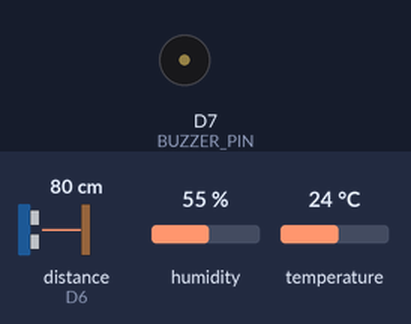
Simulated run of this sketch. Board: ESP8266 (NodeMCU). Parts: buzzer (waves = sounding, pin HIGH). Wiring (inferred from the names in the program): ultrasonic range finder: trigger D5; echo D6. The test bench sets the inputs (shaded band); at power-on: distance to the obstacle (sensor on D6) 80 cm, humidity 55 %, temperature 24 °C. The echo pulse lasts 58.3 µs per cm; WiFi joins after 1.5 s; servers stay silent unless stated; pins used as bus, display or sensor lines are not drawn; what the sketch prints to the serial monitor is not drawn.

Above: at 2.7 s.
2.8 s: distance to the obstacle (sensor on D6) set to 2 cm
5.5 s: distance to the obstacle (sensor on D6) set to 34 cm
At 14.12 s:
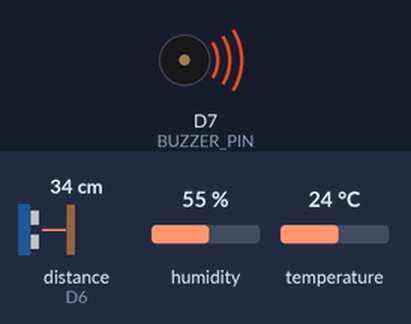
14.7 s: distance to the obstacle (sensor on D6) set to 42 cm
Timing chart, 0 to 17.7 s (numbered marks = the images above; inputs shaded):
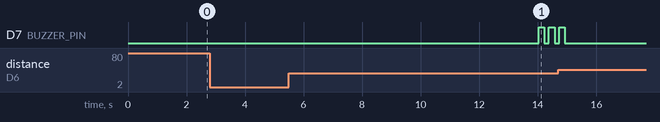

Measured:
- after the input at 2.8 s, every drawn part: stays the same

The sketch:

seat_ino_copy_20251127174309.ino
```cpp
#include <ESP8266WiFi.h>
#include <ESP8266WebServer.h>
#include "DHT.h"

const char* ssid = "ajin";
const char* password = "87654321";

#define DHT_PIN D4
#define DHT_TYPE DHT11
#define TRIG_PIN D5
#define ECHO_PIN D6
#define BUZZER_PIN D7

const unsigned long MEASURE_INTERVAL_MS = 2000;
const float OCCUPIED_DISTANCE_CM = 40.0;
const unsigned long ALARM_SECONDS = 10;

DHT dht(DHT_PIN, DHT_TYPE);
ESP8266WebServer server(80);

unsigned long lastMeasure = 0;
float lastTemp = NAN;
float lastHum = NAN;
float lastDistance = NAN;
bool occupied = false;
unsigned long occupiedStart = 0;
bool alarmPlaying = false;
unsigned long uptimeStart = 0;

void handleRoot() {
  String page = R"rawliteral(
    <!doctype html><html><head><meta charset="utf-8">
    <title>Seat Monitor</title>
    <meta name="viewport" content="width=device-width,initial-scale=1">
    <style>
      body{font-family:Arial,Helvetica,sans-serif;padding:18px;max-width:600px;margin:auto;background-color:light-blue}
      .card{border:1px solid #ddd;padding:12px;border-radius:8px;margin-bottom:12px}
      .big{font-size:1.6rem;font-weight:700}
      .small{color:#555}
      .muted{color:#777;font-size:0.9rem}
      button{padding:8px 12px;border-radius:6px;border:0;background:#1976d2;color:white}
      #aj{text-align:center;}
    </style>
    </head><body>
    <h1 id="aj">Seat Monitoring</h1>
    <h2>Seat Monitor</h2>
    <div id="info" class="card">Loading...</div>
    <div class="card small">Auto-updates every 2s</div>
    <script>
      function formatMinutes(min) {
        // show minutes as M min S sec if >1 minute, else show seconds
        try {
          var m = Math.floor(min);
          var seconds = Math.round((min - m) * 60);
          if (m > 0) return m + " min " + seconds + " s";
          return seconds + " s";
        } catch (e) { return min.toFixed(1) + " min"; }
      }

      async function fetchData(){
        try {
          const r = await fetch('/data');
          const j = await r.json();
          const status = j.occupied ? 'Occupied' : 'Empty';
          const minutesText = formatMinutes(Number(j.minutes_sitting));
          const html = `
            <div class="big">${status}</div>
            <div>Time sitting: <strong>${minutesText}</strong></div>
            <div>Distance: ${Number(j.distance).toFixed(1)} cm</div>
            <div>Temp: ${Number(j.temp).toFixed(1)} °C, Humidity: ${Number(j.humidity).toFixed(1)}%</div>
            <div class="muted">Uptime (s): ${j.uptime_s}</div>
          `;
          document.getElementById('info').innerHTML = html;
        } catch(e) {
          document.getElementById('info').innerText = 'Cannot fetch data';
        }
      }

      setInterval(fetchData, 2000);
      fetchData();
    </script>
    </body></html>
  )rawliteral";
  server.send(200, "text/html", page);
}


void handleData() {
  float minutes_sitting = 0.0;
  if (occupied && occupiedStart != 0) {
    minutes_sitting = (millis() - occupiedStart) / 60000.0;
  }

  String json = "{";
  json += "\"occupied\":" + String(occupied ? "true" : "false") + ",";
  json += "\"distance\":" + String(lastDistance) + ",";
  json += "\"temp\":" + String(lastTemp) + ",";
  json += "\"humidity\":" + String(lastHum) + ",";
  json += "\"uptime_s\":" + String((millis()-uptimeStart)/1000) + ",";
  json += "\"minutes_sitting\":" + String(minutes_sitting, 1);
  json += "}";
  server.send(200, "application/json", json);
}


void setup() {
  Serial.begin(115200);
  delay(10);
  Serial.println();
  Serial.println("Booting...");
  dht.begin();

  pinMode(TRIG_PIN, OUTPUT);
  pinMode(ECHO_PIN, INPUT);
  pinMode(BUZZER_PIN, OUTPUT);
  digitalWrite(TRIG_PIN, LOW);
  digitalWrite(BUZZER_PIN, LOW);

  WiFi.mode(WIFI_STA);
  WiFi.begin(ssid, password);
  Serial.printf("Connecting to WiFi '%s' ...\n", ssid);
  unsigned long t0 = millis();
  while (WiFi.status() != WL_CONNECTED && millis() - t0 < 15000) {
    delay(500);
    Serial.print(".");
  }
  if (WiFi.status() == WL_CONNECTED) {
    Serial.println();
    Serial.print("Connected. IP: ");
    Serial.println(WiFi.localIP());
  } else {
    Serial.println();
    Serial.println("WiFi connect failed (timeout).");
  }

  server.on("/", handleRoot);
  server.on("/data", handleData);
  server.begin();
  Serial.println("HTTP server started");

  uptimeStart = millis();
  lastMeasure = 0;

}

float measureDistanceCM() {
  digitalWrite(TRIG_PIN, LOW);
  delayMicroseconds(2);
  digitalWrite(TRIG_PIN, HIGH);
  delayMicroseconds(10);
  digitalWrite(TRIG_PIN, LOW);
  unsigned long duration = pulseIn(ECHO_PIN, HIGH, 30000UL);
  if (duration == 0) return 999.0;
  float cm = (duration / 2.0) / 29.1;
  return cm;
}

void playAlarmOnce() {
  for (int i=0;i<3;i++){
    digitalWrite(BUZZER_PIN, HIGH);
    delay(200);
    digitalWrite(BUZZER_PIN, LOW);
    delay(150);
  }
}

void loop() {
  server.handleClient();

  if (millis() - lastMeasure >= MEASURE_INTERVAL_MS) {
    lastMeasure = millis();
    lastTemp = dht.readTemperature();
    lastHum = dht.readHumidity();
    lastDistance = measureDistanceCM();
    Serial.printf("Temp: %.1f C, Hum: %.1f%%, Dist: %.1f cm\n", lastTemp, lastHum, lastDistance);

    bool nowOccupied = (lastDistance > 0 && lastDistance < OCCUPIED_DISTANCE_CM);
    if (nowOccupied && !occupied) {
      occupiedStart = millis();
      occupied = true;
      alarmPlaying = false;
      Serial.println("Occupied started.");
    } else if (!nowOccupied && occupied) {
      occupied = false;
      occupiedStart = 0;
      alarmPlaying = false;
      Serial.println("seat is free.");
    } else if (nowOccupied && occupied) {
      unsigned long secs = (millis() - occupiedStart) / 1000;
      if (!alarmPlaying && secs >= ALARM_SECONDS) {
        Serial.println("ALARM: occupied too long - playing beep");
        playAlarmOnce();
        alarmPlaying = true;
      }
    }
  }
}
```
